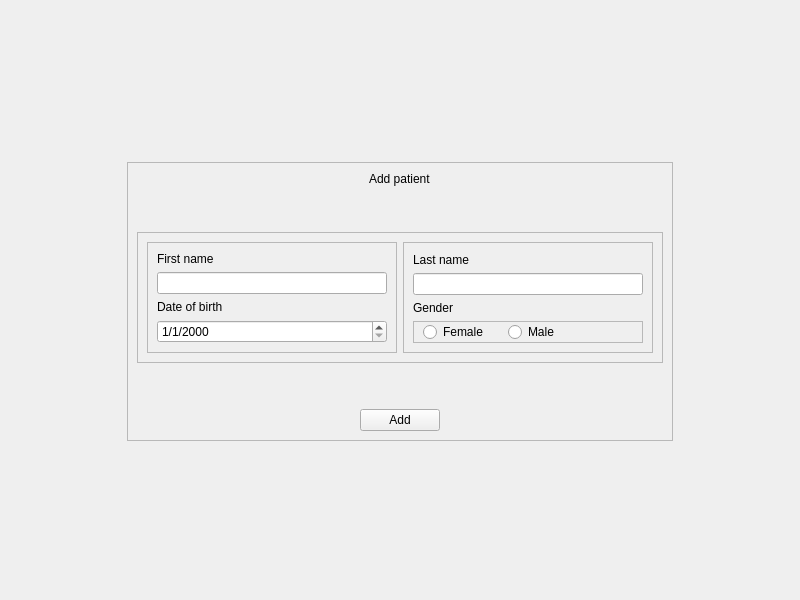
<?xml version="1.0" encoding="UTF-8"?>
<ui version="4.0">
 <class>add_patient</class>
 <widget class="QWidget" name="add_patient">
  <property name="geometry">
   <rect>
    <x>0</x>
    <y>0</y>
    <width>800</width>
    <height>600</height>
   </rect>
  </property>
  <property name="windowTitle">
   <string>Loggin</string>
  </property>
  <property name="styleSheet">
   <string notr="true"/>
  </property>
  <layout class="QVBoxLayout" name="verticalLayout">
   <property name="bottomMargin">
    <number>7</number>
   </property>
   <item alignment="Qt::AlignHCenter|Qt::AlignVCenter">
    <widget class="QFrame" name="center_container">
     <property name="frameShape">
      <enum>QFrame::StyledPanel</enum>
     </property>
     <property name="frameShadow">
      <enum>QFrame::Raised</enum>
     </property>
     <layout class="QVBoxLayout" name="verticalLayout_2">
      <item alignment="Qt::AlignHCenter">
       <widget class="QLabel" name="lb_title">
        <property name="text">
         <string>Add patient</string>
        </property>
       </widget>
      </item>
      <item>
       <spacer name="verticalSpacer_2">
        <property name="orientation">
         <enum>Qt::Vertical</enum>
        </property>
        <property name="sizeHint" stdset="0">
         <size>
          <width>20</width>
          <height>40</height>
         </size>
        </property>
       </spacer>
      </item>
      <item>
       <widget class="QFrame" name="inputs_container">
        <property name="frameShape">
         <enum>QFrame::StyledPanel</enum>
        </property>
        <property name="frameShadow">
         <enum>QFrame::Raised</enum>
        </property>
        <layout class="QHBoxLayout" name="horizontalLayout">
         <property name="leftMargin">
          <number>9</number>
         </property>
         <property name="topMargin">
          <number>9</number>
         </property>
         <property name="rightMargin">
          <number>9</number>
         </property>
         <property name="bottomMargin">
          <number>9</number>
         </property>
         <item>
          <widget class="QFrame" name="left_side_container">
           <property name="minimumSize">
            <size>
             <width>250</width>
             <height>0</height>
            </size>
           </property>
           <property name="maximumSize">
            <size>
             <width>250</width>
             <height>300</height>
            </size>
           </property>
           <property name="frameShape">
            <enum>QFrame::StyledPanel</enum>
           </property>
           <property name="frameShadow">
            <enum>QFrame::Raised</enum>
           </property>
           <layout class="QVBoxLayout" name="verticalLayout_3">
            <item>
             <widget class="QLabel" name="lb_first_name">
              <property name="text">
               <string>First name</string>
              </property>
             </widget>
            </item>
            <item>
             <widget class="QLineEdit" name="i_first_name"/>
            </item>
            <item>
             <widget class="QLabel" name="lb_birth_date">
              <property name="text">
               <string>Date of birth</string>
              </property>
             </widget>
            </item>
            <item>
             <widget class="QDateEdit" name="i_birth_date">
              <property name="displayFormat">
               <string>d/M/yyyy</string>
              </property>
             </widget>
            </item>
           </layout>
          </widget>
         </item>
         <item>
          <widget class="QFrame" name="right_side_container">
           <property name="minimumSize">
            <size>
             <width>250</width>
             <height>0</height>
            </size>
           </property>
           <property name="maximumSize">
            <size>
             <width>250</width>
             <height>300</height>
            </size>
           </property>
           <property name="frameShape">
            <enum>QFrame::StyledPanel</enum>
           </property>
           <property name="frameShadow">
            <enum>QFrame::Raised</enum>
           </property>
           <layout class="QVBoxLayout" name="verticalLayout_6">
            <item>
             <widget class="QLabel" name="lb_last_name">
              <property name="text">
               <string>Last name</string>
              </property>
             </widget>
            </item>
            <item>
             <widget class="QLineEdit" name="i_last_name"/>
            </item>
            <item>
             <widget class="QLabel" name="lb_gender">
              <property name="text">
               <string>Gender</string>
              </property>
             </widget>
            </item>
            <item>
             <widget class="QFrame" name="frame">
              <property name="frameShape">
               <enum>QFrame::StyledPanel</enum>
              </property>
              <property name="frameShadow">
               <enum>QFrame::Raised</enum>
              </property>
              <layout class="QHBoxLayout" name="horizontalLayout_2">
               <property name="spacing">
                <number>20</number>
               </property>
               <property name="topMargin">
                <number>0</number>
               </property>
               <property name="bottomMargin">
                <number>0</number>
               </property>
               <item>
                <widget class="QRadioButton" name="i_gender_f">
                 <property name="text">
                  <string>Female</string>
                 </property>
                </widget>
               </item>
               <item>
                <widget class="QRadioButton" name="i_gender_m">
                 <property name="text">
                  <string>Male</string>
                 </property>
                </widget>
               </item>
               <item>
                <spacer name="horizontalSpacer">
                 <property name="orientation">
                  <enum>Qt::Horizontal</enum>
                 </property>
                 <property name="sizeHint" stdset="0">
                  <size>
                   <width>40</width>
                   <height>20</height>
                  </size>
                 </property>
                </spacer>
               </item>
              </layout>
             </widget>
            </item>
           </layout>
          </widget>
         </item>
        </layout>
       </widget>
      </item>
      <item>
       <spacer name="verticalSpacer">
        <property name="orientation">
         <enum>Qt::Vertical</enum>
        </property>
        <property name="sizeHint" stdset="0">
         <size>
          <width>20</width>
          <height>40</height>
         </size>
        </property>
       </spacer>
      </item>
      <item alignment="Qt::AlignHCenter">
       <widget class="QPushButton" name="bt_add">
        <property name="text">
         <string>Add</string>
        </property>
       </widget>
      </item>
     </layout>
    </widget>
   </item>
  </layout>
 </widget>
 <resources/>
 <connections/>
</ui>
